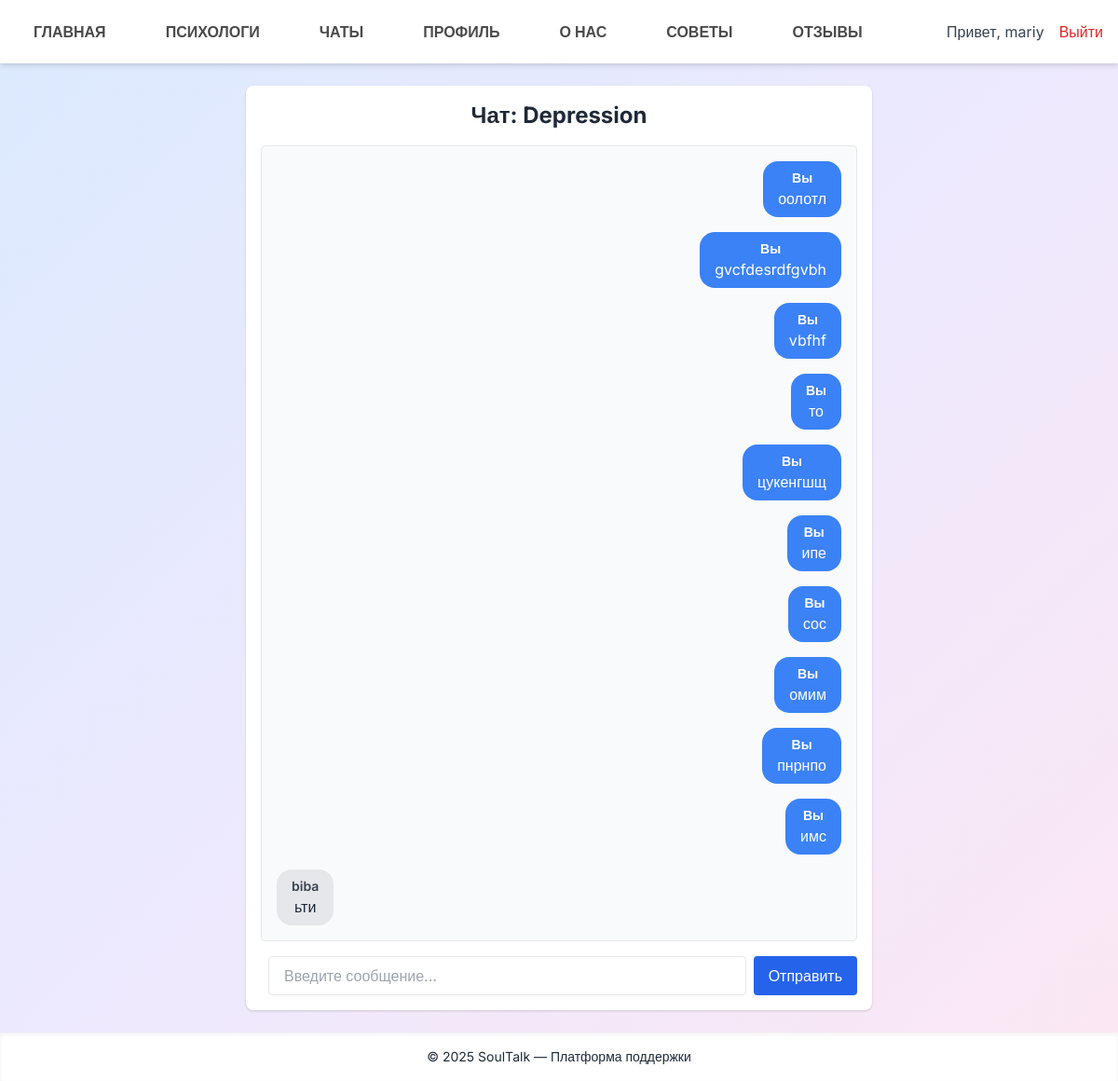
Screenshot of /chat/Depression/ (signed in) with the database file from the repository.
### accounts/models.py (models this page shows, shortened)
class CustomUser(AbstractUser):
    avatar = models.ImageField(upload_to='avatars/', null=True, blank=True)
    age = models.PositiveIntegerField(null=True, blank=True)
    bio = models.TextField(max_length=500, null=True, blank=True)

### chat/models.py (models this page shows, shortened)
class Room(models.Model):
    name = models.CharField(max_length=50, unique=True)
    description = models.TextField(blank=True)

class Message(models.Model):
    room = models.ForeignKey(Room, on_delete=models.CASCADE, related_name='messages')
    user = models.ForeignKey(settings.AUTH_USER_MODEL, on_delete=models.CASCADE)
    content = models.TextField()
    timestamp = models.DateTimeField(auto_now_add=True)

### chat/views.py (the view)
# urls.py: path('<str:room_name>/', views.room_detail, name='room_detail'),
@login_required
def room_detail(request, room_name):
    room = get_object_or_404(Room, name=room_name)
    if request.method == 'POST':
        content = request.POST.get('text', '').strip()  # <-- здесь заменили 'content' на 'text'
        if content:
            Message.objects.create(room=room, user=request.user, content=content)
            return redirect('room_detail', room_name=room.name)
    messages = room.messages.order_by('timestamp')
    return render(request, 'chat/room_detail.html', {
        'room': room,
        'room_name': room.name,
        'messages': messages,
    })

### chat/templates/chat/room_detail.html (shortened to what this page needs)
{% extends 'base.html' %}
{% block content %}
<div class="max-w-2xl mx-auto p-4 bg-white shadow rounded-lg">
  <h2 class="text-2xl font-bold mb-4">Чат: {{ room_name }}</h2>
  <div class="space-y-4 max-h-[500px] overflow-y-auto mb-4 border rounded p-4 bg-gray-50">
    {% for message in messages %}
      {% if message.user == request.user %}
        <div class="flex justify-end">
          <div class="bg-blue-500 text-white rounded-2xl px-4 py-2 max-w-xs">
            <span class="block text-sm font-semibold">Вы</span>
            <p>{{ message.content }}</p>
          </div>
        </div>
      {% else %}
        <div class="flex">
          <div class="bg-gray-200 rounded-2xl px-4 py-2 max-w-xs">
            <span class="block text-sm font-semibold text-gray-700">
              {{ message.user.nickname|default:message.user.username }}
            </span>
            <p>{{ message.content }}</p>
          </div>
        </div>
      {% endif %}
    {% endfor %}
  </div>
  <form method="post" class="flex space-x-2">
    <input type="text" name="text" class="flex-1 border rounded px-4 py-2" placeholder="Введите сообщение..." required>
    <button type="submit" class="bg-blue-600 text-white px-4 py-2 rounded hover:bg-blue-700">Отправить</button>
  </form>
</div>
{% endblock %}

### templates/base.html (shortened to what this page needs)
{% load static %}
<!DOCTYPE html>
<html lang="ru">
<head>
  <link href="https://cdn.jsdelivr.net/npm/tailwindcss@2.2.19/dist/tailwind.min.css" rel="stylesheet">
</head>
<body class="bg-gradient-to-br from-blue-100 via-purple-100 to-pink-100 min-h-screen flex flex-col text-gray-800">
  <nav class="bg-white shadow-md">
    <div class="max-w-7xl mx-auto px-4 py-3 flex justify-between items-center">
      <div class="space-x-6 flex">
        <a href="{% url 'home' %}" class="nav-link hover:text-blue-600">Главная</a>
        <a href="{% url 'psychologists' %}" class="nav-link hover:text-blue-600">Психологи</a>
        <a href="{% url 'room_list' %}" class="nav-link hover:text-blue-600">Чаты</a>
        <a href="{% url 'profile' %}" class="nav-link hover:text-blue-600">Профиль</a>
        <a href="{% url 'about' %}" class="nav-link hover:text-blue-600">О нас</a>
        <a href="{% url 'psychology_tips' %}" class="nav-link hover:text-blue-600">Советы</a>
        <a href="{% url 'feedback' %}" class="nav-link hover:text-blue-600">Отзывы</a>
      </div>
      <div class="flex items-center space-x-4">
        {% if user.is_authenticated %}
          <span class="text-gray-700">Привет, {{ user.nickname|default:user.username }}</span>
          <a href="{% url 'account_logout' %}" class="text-red-600 hover:underline">Выйти</a>
        {% else %}
          <a href="{% url 'account_login' %}" class="text-blue-600 hover:underline">Войти</a>
          <a href="{% url 'account_signup' %}" class="ml-2 text-green-600 hover:underline">Регистрация</a>
        {% endif %}
      </div>
    </div>
  </nav>
  <main class="flex-grow container mx-auto px-4 py-6 text-center">
    {% block content %}{% endblock %}
  </main>
  <footer class="bg-white shadow-inner text-center text-sm py-4">
    &copy; 2025 SoulTalk — Платформа поддержки
  </footer>
</body>
</html>

### templates/base.html (style rules this page uses)
body { font-family: 'Inter', sans-serif; }
.nav-link { position: relative; padding: 10px 20px; font-weight: 600; color: #4a4a4a; text-transform: uppercase; transition: all 0.3s ease-in-out; }
.nav-link::before { content: ''; position: absolute; width: 100%; height: 2px; bottom: 0; left: 0; background-color: #f9a8d4; transform: scaleX(0); transition: transform 0.3s ease-in-out; }

### rows the page displays
CustomUser: nickname "mariy"
Room: name "Depression"
Message: content "оолотл"
Message: content "gvcfdesrdfgvbh"
Message: content "vbfhf"
Message: content "то"
Message: content "цукенгшщ"
Message: content "ипе"
Message: content "сос"
Message: content "омим"
Message: content "пнрнпо"
Message: content "имс"
Message: user.nickname "biba", content "ьти"
